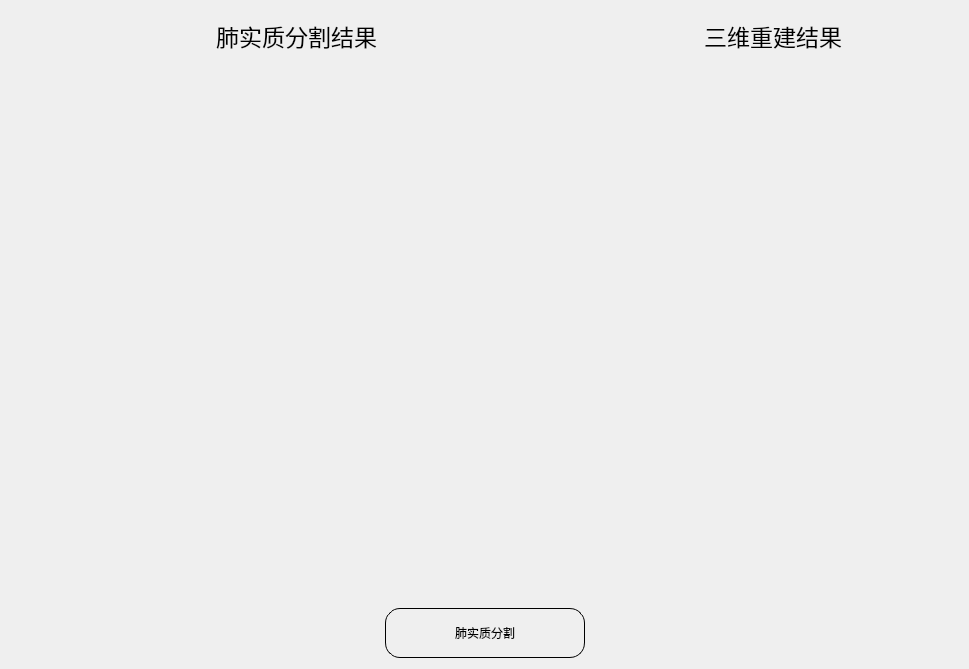
<?xml version="1.0" encoding="UTF-8"?>
<ui version="4.0">
 <class>Form</class>
 <widget class="QWidget" name="Form">
  <property name="geometry">
   <rect>
    <x>0</x>
    <y>0</y>
    <width>969</width>
    <height>669</height>
   </rect>
  </property>
  <property name="windowTitle">
   <string>图像分割与三维重建</string>
  </property>
  <property name="windowIcon">
   <iconset>
    <normaloff>pic/医学影像.png</normaloff>pic/医学影像.png</iconset>
  </property>
  <layout class="QHBoxLayout" name="horizontalLayout_7">
   <item>
    <layout class="QVBoxLayout" name="verticalLayout_4" stretch="7,1">
     <item>
      <layout class="QHBoxLayout" name="horizontalLayout_5">
       <item>
        <widget class="QWidget" name="widget_2" native="true">
         <property name="minimumSize">
          <size>
           <width>570</width>
           <height>0</height>
          </size>
         </property>
         <property name="maximumSize">
          <size>
           <width>570</width>
           <height>16777215</height>
          </size>
         </property>
         <layout class="QHBoxLayout" name="horizontalLayout">
          <property name="spacing">
           <number>0</number>
          </property>
          <property name="leftMargin">
           <number>0</number>
          </property>
          <property name="topMargin">
           <number>0</number>
          </property>
          <property name="rightMargin">
           <number>0</number>
          </property>
          <property name="bottomMargin">
           <number>0</number>
          </property>
          <item>
           <layout class="QVBoxLayout" name="verticalLayout" stretch="1,7">
            <property name="spacing">
             <number>0</number>
            </property>
            <item>
             <layout class="QHBoxLayout" name="horizontalLayout_4">
              <item>
               <spacer name="horizontalSpacer_7">
                <property name="orientation">
                 <enum>Qt::Horizontal</enum>
                </property>
                <property name="sizeHint" stdset="0">
                 <size>
                  <width>40</width>
                  <height>20</height>
                 </size>
                </property>
               </spacer>
              </item>
              <item>
               <widget class="QLabel" name="label_2">
                <property name="minimumSize">
                 <size>
                  <width>0</width>
                  <height>50</height>
                 </size>
                </property>
                <property name="maximumSize">
                 <size>
                  <width>16777215</width>
                  <height>50</height>
                 </size>
                </property>
                <property name="font">
                 <font>
                  <family>华文新魏</family>
                  <pointsize>17</pointsize>
                  <weight>50</weight>
                  <italic>false</italic>
                  <bold>false</bold>
                 </font>
                </property>
                <property name="styleSheet">
                 <string notr="true">font: 17pt &quot;华文新魏&quot;;</string>
                </property>
                <property name="text">
                 <string>肺实质分割结果</string>
                </property>
               </widget>
              </item>
              <item>
               <spacer name="horizontalSpacer_8">
                <property name="orientation">
                 <enum>Qt::Horizontal</enum>
                </property>
                <property name="sizeHint" stdset="0">
                 <size>
                  <width>40</width>
                  <height>20</height>
                 </size>
                </property>
               </spacer>
              </item>
             </layout>
            </item>
            <item>
             <widget class="QScrollArea" name="scrollArea">
              <property name="minimumSize">
               <size>
                <width>570</width>
                <height>0</height>
               </size>
              </property>
              <property name="maximumSize">
               <size>
                <width>570</width>
                <height>16777215</height>
               </size>
              </property>
              <property name="styleSheet">
               <string notr="true">border: none;</string>
              </property>
              <property name="widgetResizable">
               <bool>true</bool>
              </property>
              <widget class="QWidget" name="scrollAreaWidgetContents">
               <property name="geometry">
                <rect>
                 <x>0</x>
                 <y>0</y>
                 <width>570</width>
                 <height>485</height>
                </rect>
               </property>
               <layout class="QVBoxLayout" name="verticalLayout_3"/>
              </widget>
             </widget>
            </item>
           </layout>
          </item>
         </layout>
        </widget>
       </item>
       <item>
        <layout class="QVBoxLayout" name="verticalLayout_2" stretch="1,7">
         <property name="spacing">
          <number>0</number>
         </property>
         <item>
          <layout class="QHBoxLayout" name="horizontalLayout_3">
           <property name="spacing">
            <number>0</number>
           </property>
           <item>
            <spacer name="horizontalSpacer_5">
             <property name="orientation">
              <enum>Qt::Horizontal</enum>
             </property>
             <property name="sizeHint" stdset="0">
              <size>
               <width>40</width>
               <height>20</height>
              </size>
             </property>
            </spacer>
           </item>
           <item>
            <widget class="QLabel" name="label">
             <property name="minimumSize">
              <size>
               <width>0</width>
               <height>50</height>
              </size>
             </property>
             <property name="maximumSize">
              <size>
               <width>16777215</width>
               <height>50</height>
              </size>
             </property>
             <property name="font">
              <font>
               <family>华文新魏</family>
               <pointsize>17</pointsize>
               <weight>50</weight>
               <italic>false</italic>
               <bold>false</bold>
              </font>
             </property>
             <property name="styleSheet">
              <string notr="true">font: 17pt &quot;华文新魏&quot;;</string>
             </property>
             <property name="text">
              <string>三维重建结果</string>
             </property>
            </widget>
           </item>
           <item>
            <spacer name="horizontalSpacer_6">
             <property name="orientation">
              <enum>Qt::Horizontal</enum>
             </property>
             <property name="sizeHint" stdset="0">
              <size>
               <width>40</width>
               <height>20</height>
              </size>
             </property>
            </spacer>
           </item>
          </layout>
         </item>
         <item>
          <widget class="QWidget" name="widget" native="true">
           <property name="styleSheet">
            <string notr="true"/>
           </property>
           <layout class="QHBoxLayout" name="horizontalLayout_6">
            <property name="spacing">
             <number>0</number>
            </property>
            <property name="leftMargin">
             <number>0</number>
            </property>
            <property name="topMargin">
             <number>0</number>
            </property>
            <property name="rightMargin">
             <number>0</number>
            </property>
            <property name="bottomMargin">
             <number>0</number>
            </property>
           </layout>
          </widget>
         </item>
        </layout>
       </item>
      </layout>
     </item>
     <item>
      <layout class="QHBoxLayout" name="horizontalLayout_2">
       <item>
        <spacer name="horizontalSpacer">
         <property name="orientation">
          <enum>Qt::Horizontal</enum>
         </property>
         <property name="sizeHint" stdset="0">
          <size>
           <width>40</width>
           <height>20</height>
          </size>
         </property>
        </spacer>
       </item>
       <item>
        <widget class="QPushButton" name="pushButton">
         <property name="minimumSize">
          <size>
           <width>200</width>
           <height>50</height>
          </size>
         </property>
         <property name="styleSheet">
          <string notr="true">QPushButton {
	color: rgb(0, 0, 0);
	border: 1px solid black;
	border-radius: 15px;
	font: 12pt &quot;华文新魏&quot;;
}
QPushButton:pressed {
	padding-left: 5px;
	padding-top: 5px;
}</string>
         </property>
         <property name="text">
          <string>肺实质分割</string>
         </property>
        </widget>
       </item>
       <item>
        <spacer name="horizontalSpacer_2">
         <property name="orientation">
          <enum>Qt::Horizontal</enum>
         </property>
         <property name="sizeHint" stdset="0">
          <size>
           <width>40</width>
           <height>20</height>
          </size>
         </property>
        </spacer>
       </item>
      </layout>
     </item>
    </layout>
   </item>
  </layout>
 </widget>
 <resources/>
 <connections/>
</ui>
